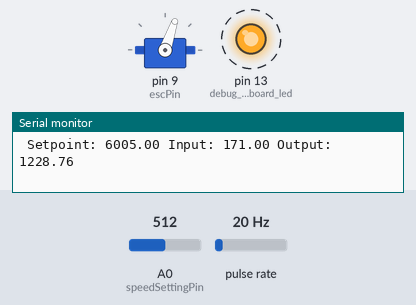
A sketch run on a simulated Arduino Uno, built with avr-gcc and run on an emulated ATmega328P. On the bench: servo, output pins drawn as LEDs (lit = HIGH), the last lines printed to the serial monitor. Wiring (inferred from the names in the program): pulse sensor: data pin 3. Dashed ring = blinking. The inputs (shaded band) are chosen by the test bench; at power-on: pulse rate 20 Hz, A0 (speedSettingPin) = 512.

Above: at 1.2 s.
1.3 s: pulse rate (sensor on pin 3) set to 4 Hz
At 1.65 s:
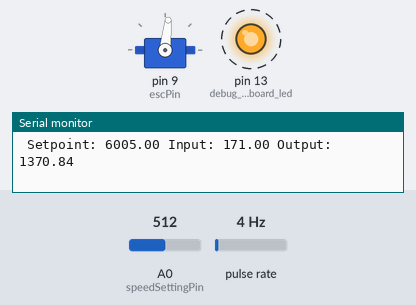
At 4.23 s:
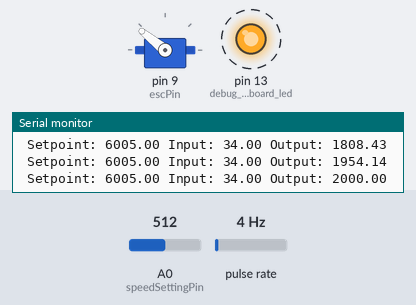
4.3 s: pulse rate (sensor on pin 3) set to 100 Hz
6.4 s: A0 (speedSettingPin) set to 0
At 6.97 s:
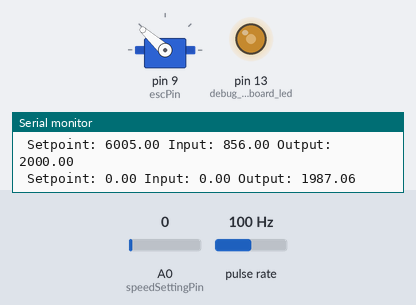
9.4 s: pulse rate (sensor on pin 3) set to 50 Hz
At 9.82 s:
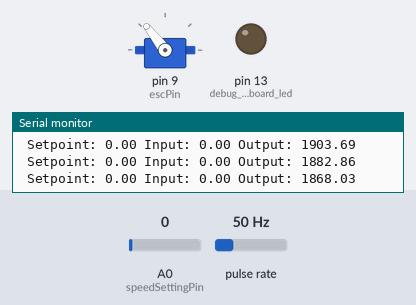
12.4 s: A0 (speedSettingPin) set to 306
15.4 s: pulse rate (sensor on pin 3) set to 196 Hz
Timing chart, 0 to 17.9 s (numbered marks = the images above; inputs shaded):
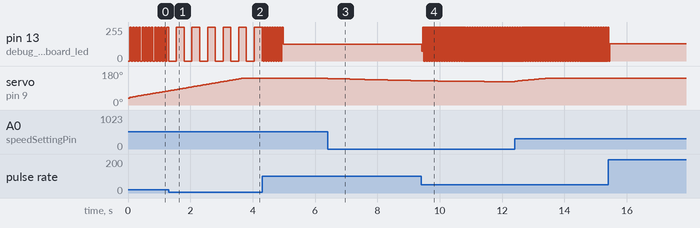

Measured:
- after the input at 1.3 s, pin 13 (debug_onboard_led): alternates 255/255 for 0.25 s and 0/255 for 0.25 s, starting after 0.25 s
- after the input at 6.4 s, servo on pin 9 (escPin): moves from 141° to 128° over 2.9 s, starting at once
- after the input at 9.4 s, pin 13 (debug_onboard_led): 127/255 → 75/255 at once, then repeats every 0.04 s: 255/255 0.02 s, 0/255 0.02 s
- by itself, pin 13 (debug_onboard_led): alternates 255/255 for 0.05 s and 0/255 for 0.05 s

The sketch:

Esc_Cruise_Control.ino
```cpp
/*ESC cruise control:
Using pot input for speed setting and rpm feedback from esc, maintain speed/power output through range of battery voltage

Using interrupt to catch rpm/Pole pulse from castle creations ESC Aux output.

Board Digital Pins Usable For Interrupts
Uno, Nano, Mini, other 328-based 2, 3
Mega, Mega2560, MegaADK 2, 3, 18, 19, 20, 21
Micro, Leonardo, other 32u4-based 0, 1, 2, 3, 7
Zero all digital pins, except 4
Due all digital pins
*/

/*
 Using Servo library:
 Controlling a servo position using a potentiometer (variable resistor)
 by Michal Rinott <http://people.interaction-ivrea.it/m.rinott>

 modified on 8 Nov 2013
 by Scott Fitzgerald
 http://www.arduino.cc/en/Tutorial/Knob

 And a PID library: form somewhere.
*/

#include <Servo.h>
#include <PID_v1.h>

Servo escSpeed;  // create servo object to control a servo
int MAXRPM = 12000;
int motorPoles = 7;       // number of magnetic poles in motor divided by 2. required as rpm output from castle is 1 pulse per pole pair.
int speedSettingPin = 0;  // analog pin used to connect the potentiometer
const int escPin=9;             // connect to esc
const int rpmPin=3;             // connect rpm input * only some digital pins usable as interrupt.
int speedSetting;    // variable to read the value from the analog pin
unsigned long rpmCheckInterval =500000; //in microseconds.

unsigned long currentTime=micros();     //current time in microseconds since arduino started running
unsigned long oldTime=currentTime;      //timer for rpm calculation
unsigned long oldTimePID;               //timer for slow PID/speed setting
double rpm;
bool toggle=0;                          //debugging
unsigned long interval=1000;            //measured time in microseconds between rpm inputs. start at large value so rpm is initially at zero.

//Define Variables we'll be connecting to
double Setpoint, Input, Output;

const double consKp=.001, consKi=.005, consKd=0; //Pids to use when input is close to setpoint
const double aggKp=.01, aggKi=.05, aggKd=0;      //Pids to use when input is far from setpoint

PID myPID(&Input, &Output, &Setpoint, consKp, consKi, consKd, DIRECT);

int OutputPWM=0;

void isr() //interrupt service routine to count rpm every time pulse is given.
{
  currentTime=micros();
  interval = currentTime-oldTime;
  oldTime=micros();

  //DEBUG*********************************************
  //pulse arduino led if recieving rpm input
  if(toggle==0)
  {
    digitalWrite(13,HIGH);
    toggle=1;
  }
  else
  {
    digitalWrite(13,LOW);
    toggle=0;
  }
  //DEBUG*********************************************
}

void computePID()
{

}

void setup()
{
  myPID.SetSampleTime(1);
  pinMode(rpmPin, INPUT);
  pinMode(13,OUTPUT);  // debug onboard led

  attachInterrupt(digitalPinToInterrupt(rpmPin),isr,RISING);  //attaching the interrupt

  // initialize serial communication at 9600 bits per second:
  Serial.begin(115200); //used for debugging.

  escSpeed.attach(escPin);  // attaches the servo on pin 9 to the servo object

  //initialize the PID variables we're linked to
  Input = 0;
  Setpoint = 0;

  //turn the PID on
  myPID.SetMode(AUTOMATIC);
  myPID.SetOutputLimits(900, 2000);

}

void loop()
{
    currentTime=micros();

     double gap = abs(Setpoint-Input); //distance away from setpoint
  if (gap < 100)
  {  //we're close to setpoint, use conservative tuning parameters
    myPID.SetTunings(consKp, consKi, consKd);
  }
  else
  {
     //we're far from setpoint, use aggressive tuning parameters
     myPID.SetTunings(aggKp, aggKi, aggKd);
  }

  rpm = 1*60000000/interval/motorPoles;
  speedSetting = analogRead(speedSettingPin);            // reads the value of the potentiometer (value between 0 and 1023)
  speedSetting = map(speedSetting, 0, 1023, 0, MAXRPM);  // scale it to rpm range required.
  Input = rpm;
  //debug..
  Setpoint=speedSetting;


 // OutputPWM=map(Output,0,255,1200,2023);
 escSpeed.writeMicroseconds(Output);                  // sets the esc speed according to the scaled value
 myPID.Compute();

  if(currentTime-oldTimePID>rpmCheckInterval)
  {
    if(Setpoint==0)
    Input=0; //needed as getting huge value sometimes for input when motor is slowed to a stop, and untill motor is started, interrupt is not called and input isn't adjusted.

   Serial.print("\n Setpoint: ");
    Serial.print( Setpoint);
    Serial.print(" Input: ");
    Serial.print(Input);
    Serial.print(" Output: ");
    Serial.print(Output);

    oldTimePID=currentTime;
  }
}
```
